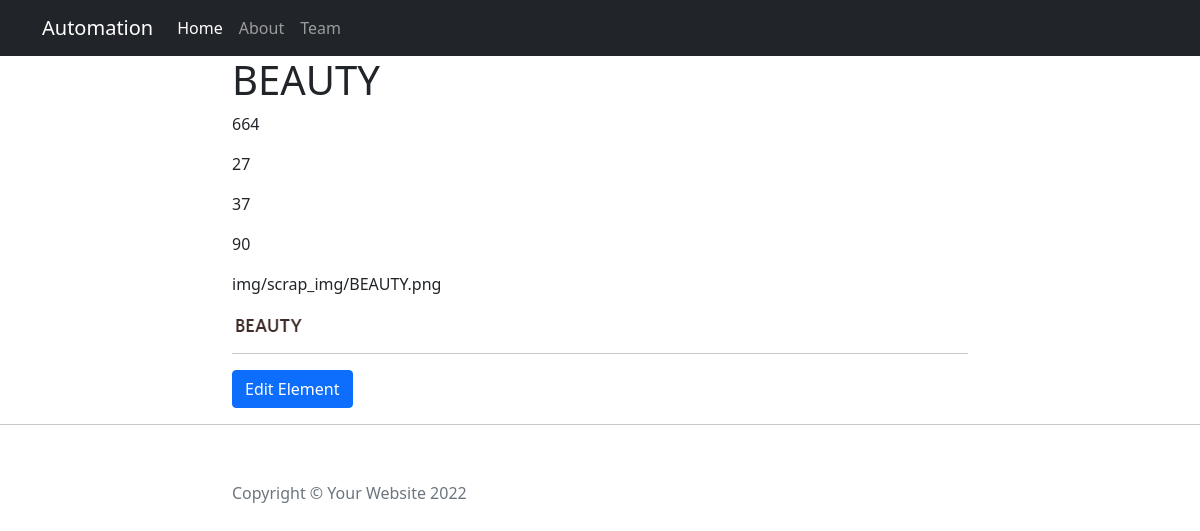
Before: /post/4 with the older database file.
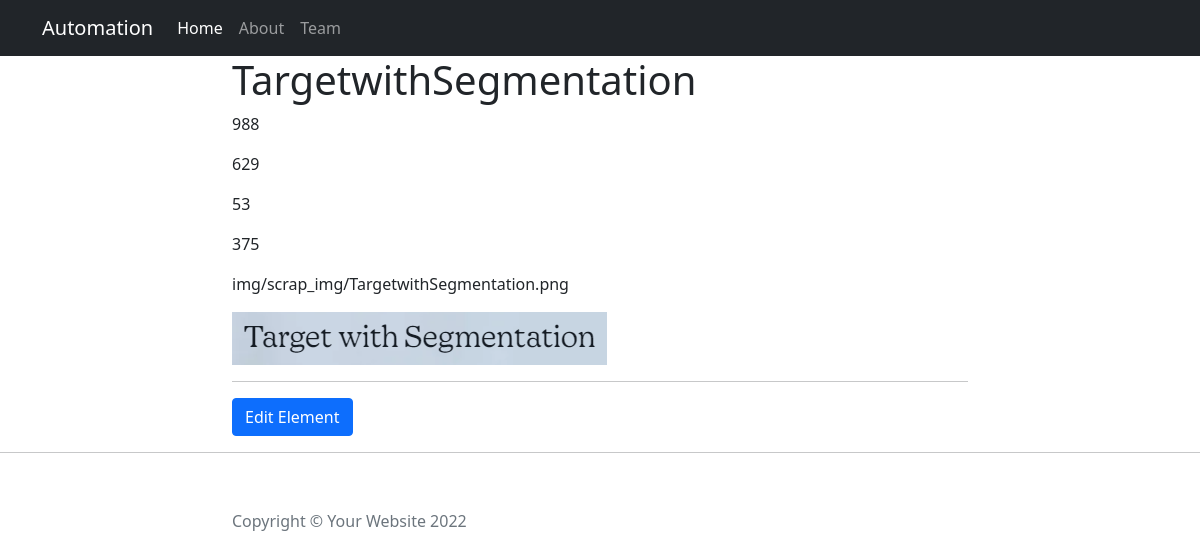
After: the same page with the newer database file.
### app.py (models this page shows)
class ElementTable(db.Model):
    id = db.Column(db.Integer, primary_key=True)
    name = db.Column(db.String(250))
    x_cod = db.Column(db.Integer)
    y_cod = db.Column(db.Integer)
    height = db.Column(db.Integer)
    width = db.Column(db.Integer)
    img_url = db.Column(db.String(250))
    website = db.Column(db.String(300))

### app.py (the view)
@app.route("/post/<int:element_id>")
def show_element(element_id):
    requested_element = ElementTable.query.get(element_id)
    return render_template("element.html", element=requested_element)

### templates/element.html (shortened to what this page needs)
{% include "header.html" %}
  <header class="masthead" style="background-image: url('{{element.img_url}}')">
    <div class="container">
      <div class="row">
        <div class="col-lg-8 col-md-10 mx-auto">
          <div class="post-heading">
            <h1>Element Details : </h1>
          </div>
        </div>
      </div>
    </div>
  </header>
  <article>
    <div class="container">
      <div class="row">
        <div class="col-lg-8 col-md-10 mx-auto">
            <h1>{{element.name}}</h1>
            <p class="subheading">{{element.x_cod}}</p>
              <p class="subheading">{{element.y_cod}}</p>
              <p class="subheading">{{element.height}}</p>
              <p class="subheading">{{element.width}}</p>
                <p class="subheading">{{element.img_url}}</p>
            <img src="{{ url_for('static', filename=element.img_url) }}" />
          <hr>
           <div class="clearfix">
          <a class="btn btn-primary float-right" href="{{url_for('edit_element', element_id=element.id)}}">Edit Element</a>
        </div>
          </div>
      </div>
    </div>
  </article>
  <hr>
{% include "footer.html" %}

### templates/header.html (shortened to what this page needs)
<!DOCTYPE html>
<html lang="en">
<head>
    <link href="https://cdn.jsdelivr.net/npm/bootstrap@5.0.2/dist/css/bootstrap.min.css" rel="stylesheet">
    <link rel="stylesheet" href="https://cdnjs.cloudflare.com/ajax/libs/cropperjs/1.5.11/cropper.css">
    <link href="{{ url_for('static', filename='css/header_style.css')}}" rel="stylesheet">
</head>
<body>
  <nav class="navbar navbar-expand-lg navbar-dark bg-dark fixed-top" id="mainNav">
      <div class="container">
          <a class="navbar-brand" href="{{url_for('home_page')}}">Automation</a>
      <div class="collapse navbar-collapse" id="navbarResponsive">
        <ul class="navbar-nav ml-auto">
          <li class="nav-item">
            <a class="nav-link active" href="/">Home</a>
          </li>
          <li class="nav-item">
            <a class="nav-link" href="/about">About</a>
          </li>
          <li class="nav-item">
            <a class="nav-link" href="/Team">Team</a>
          </li>
        </ul>
      </div>
    </div>
  </nav>

### templates/footer.html (shortened to what this page needs)
  <footer>
      <div class="container">
          <div class="row">
              <div class="col-lg-8 col-md-10 mx-auto">
                  <ul class="list-inline text-center">
                  </ul>
                  <p class="copyright text-muted">Copyright &copy; Your Website 2022</p>
              </div>
          </div>
      </div>
  </footer>
</body>
</html>

Changed rows visible on the page:
changed ElementTable: name "BEAUTY" → "TargetwithSegmentation"; x_cod "664" → "988"; y_cod "27" → "629"; height "37" → "53"; width "90" → "375"; img_url "img/scrap_img/BEAUTY.png" → "img/scrap_img/TargetwithSegmentation.png"; img_url: a different picture
